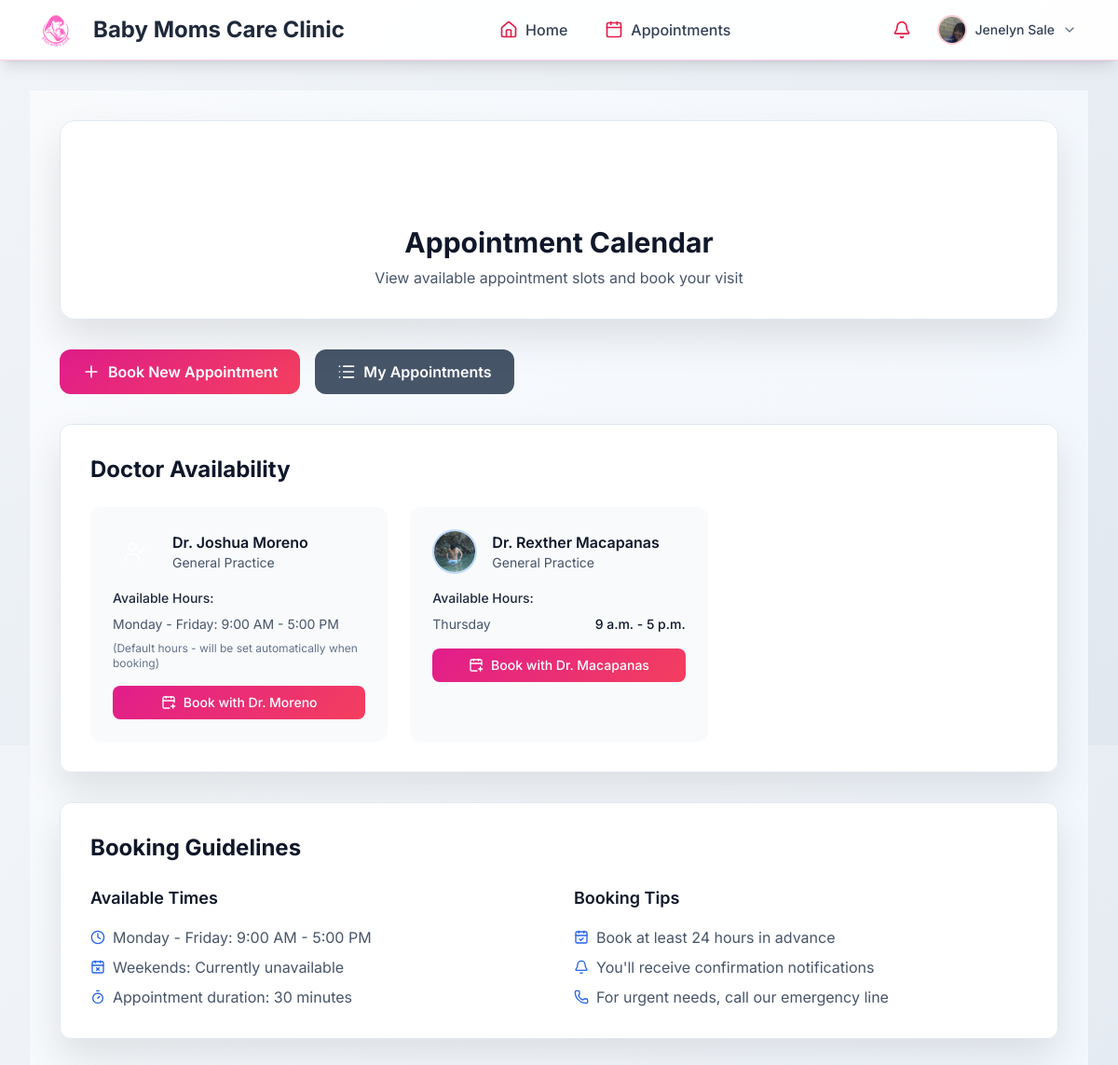
/appointments/calendar/ (signed in), run on the app's committed database.
### apps/accounts/models.py (models this page shows, shortened)
class UserProfile(models.Model):
    USER_ROLES = (
        ('mother', 'Mother'),
        ('doctor', 'Doctor'),
        ('admin', 'Admin'),
    )
    ACCOUNT_STATUS = (
        ('active', 'Active'),
        ('deactivated', 'Deactivated'),
    )
    user = models.OneToOneField(User, on_delete=models.CASCADE)
    role = models.CharField(max_length=10, choices=USER_ROLES, default='mother')
    account_status = models.CharField(max_length=15, choices=ACCOUNT_STATUS, default='active')
    phone = models.CharField(max_length=15, blank=True)
    date_of_birth = models.DateField(null=True, blank=True)
    address = models.TextField(blank=True)
    profile_picture = models.ImageField(upload_to='profile_pics/', blank=True, null=True)
    emergency_contact_name = models.CharField(max_length=100, blank=True)
    emergency_contact_phone = models.CharField(max_length=15, blank=True)
    created_at = models.DateTimeField(auto_now_add=True)
    updated_at = models.DateTimeField(auto_now=True)
    license_number = models.CharField(max_length=50, blank=True)
    specialization = models.CharField(max_length=100, blank=True)
    years_experience = models.PositiveIntegerField(null=True, blank=True)

### apps/appointments/models.py (models this page shows, shortened)
class DoctorAvailability(models.Model):
    DAYS_OF_WEEK = (
        (0, 'Monday'),
        (1, 'Tuesday'),
        (2, 'Wednesday'),
        (3, 'Thursday'),
        (4, 'Friday'),
        (5, 'Saturday'),
        (6, 'Sunday'),
    )
    doctor = models.ForeignKey(User, on_delete=models.CASCADE, related_name='availabilities')
    day_of_week = models.IntegerField(choices=DAYS_OF_WEEK)
    start_time = models.TimeField()
    end_time = models.TimeField()
    is_active = models.BooleanField(default=True)
    class Meta:
        unique_together = ['doctor', 'day_of_week', 'start_time']
        ordering = ['day_of_week', 'start_time']

### apps/appointments/views.py (the view)
# urls.py: path('calendar/', views.calendar_view, name='calendar'),
@login_required
def calendar_view(request):
    user_profile = get_object_or_404(UserProfile, user=request.user)
    if user_profile.role == 'mother':
        appointments = Appointment.objects.filter(patient=request.user)
    elif user_profile.role == 'doctor':
        appointments = Appointment.objects.filter(doctor=request.user)
    else:  # admin
        appointments = Appointment.objects.all()
    current_month = timezone.now().date().replace(day=1)
    appointments = appointments.filter(date__gte=current_month)
    doctors = User.objects.filter(userprofile__role='doctor', is_active=True).prefetch_related('availabilities')
    return render(request, 'appointments/calendar.html', {
        'appointments': appointments,
        'user_profile': user_profile,
        'doctors': doctors,
    })

### templates/appointments/calendar.html (shortened to what this page needs)
{% extends 'base.html' %}
{% load static %}
{% block content %}
<div class="min-h-screen bg-gradient-to-br from-slate-50 to-blue-50 py-8">
    <div class="max-w-6xl mx-auto px-4 sm:px-6 lg:px-8">
        <div class="clinic-card rounded-2xl p-8 mb-8">
            <div class="text-center">
                <div class="clinic-icon w-16 h-16 rounded-full flex items-center justify-center mx-auto mb-4">
                    <i data-lucide="calendar" class="w-8 h-8 text-white"></i>
                </div>
                <h1 class="text-3xl font-bold text-slate-900 mb-2">Appointment Calendar</h1>
                <p class="text-slate-600">View available appointment slots and book your visit</p>
            </div>
        </div>
        <div class="flex flex-col sm:flex-row gap-4 mb-8">
            <a href="{% url 'appointments:create' %}"
               class="clinic-btn px-6 py-3 rounded-xl text-white font-semibold inline-flex items-center justify-center">
                <i data-lucide="plus" class="w-5 h-5 mr-2"></i>
                Book New Appointment
            </a>
            <a href="{% url 'appointments:list' %}"
               class="bg-slate-600 hover:bg-slate-700 px-6 py-3 rounded-xl text-white font-semibold inline-flex items-center justify-center">
                <i data-lucide="list" class="w-5 h-5 mr-2"></i>
                My Appointments
            </a>
        </div>
        <div class="clinic-card rounded-xl p-8 mb-8">
            <h2 class="text-2xl font-bold text-slate-900 mb-6">Doctor Availability</h2>
            <div class="grid grid-cols-1 md:grid-cols-2 lg:grid-cols-3 gap-6">
                {% for doctor in doctors %}
                    <div class="bg-slate-50 rounded-xl p-6">
                        <div class="flex items-center space-x-4 mb-4">
                            {% if doctor.userprofile.profile_picture %}
                                <img src="{{ doctor.userprofile.profile_picture.url }}" alt="Dr. {{ doctor.get_full_name }}"
                                     class="w-12 h-12 rounded-full object-cover border-2 border-blue-200">
                            {% else %}
                                <div class="w-12 h-12 clinic-icon rounded-full flex items-center justify-center">
                                    <i data-lucide="user-check" class="w-6 h-6 text-white"></i>
                                </div>
                            {% endif %}
                            <div>
                                <h3 class="font-semibold text-slate-900">Dr. {{ doctor.get_full_name }}</h3>
                                <p class="text-sm text-slate-600">{{ doctor.userprofile.specialization|default:"General Practice" }}</p>
                            </div>
                        </div>
                        <div class="space-y-2">
                            <h4 class="font-medium text-slate-800 text-sm">Available Hours:</h4>
                            {% if doctor.availabilities.exists %}
                                {% for availability in doctor.availabilities.all %}
                                    <div class="flex justify-between text-sm">
                                        <span class="text-slate-600">{{ availability.get_day_of_week_display }}</span>
                                        <span class="text-slate-900 font-medium">{{ availability.start_time }} - {{ availability.end_time }}</span>
                                    </div>
                                {% endfor %}
                            {% else %}
                                <p class="text-sm text-slate-600">Monday - Friday: 9:00 AM - 5:00 PM</p>
                                <p class="text-xs text-slate-500">(Default hours - will be set automatically when booking)</p>
                            {% endif %}
                        </div>
                        <div class="mt-4">
                            <a href="{% url 'appointments:create' %}?doctor={{ doctor.id }}"
                               class="w-full clinic-btn py-2 px-4 rounded-lg text-white font-medium text-sm inline-flex items-center justify-center">
                                <i data-lucide="calendar-plus" class="w-4 h-4 mr-2"></i>
                                Book with Dr. {{ doctor.last_name }}
                            </a>
                        </div>
                    </div>
                {% endfor %}
            </div>
        </div>
        <div class="clinic-card rounded-xl p-8">
            <h2 class="text-2xl font-bold text-slate-900 mb-6">Booking Guidelines</h2>
            <div class="grid grid-cols-1 md:grid-cols-2 gap-8">
                <div>
                    <h3 class="text-lg font-semibold text-slate-900 mb-4">Available Times</h3>
                    <ul class="space-y-2 text-slate-600">
                        <li class="flex items-start space-x-2">
                            <i data-lucide="clock" class="w-4 h-4 text-blue-600 mt-1 flex-shrink-0"></i>
                            <span>Monday - Friday: 9:00 AM - 5:00 PM</span>
                        </li>
                        <li class="flex items-start space-x-2">
                            <i data-lucide="calendar-x" class="w-4 h-4 text-blue-600 mt-1 flex-shrink-0"></i>
                            <span>Weekends: Currently unavailable</span>
                        </li>
                        <li class="flex items-start space-x-2">
                            <i data-lucide="timer" class="w-4 h-4 text-blue-600 mt-1 flex-shrink-0"></i>
                            <span>Appointment duration: 30 minutes</span>
                        </li>
                    </ul>
                </div>
                <div>
                    <h3 class="text-lg font-semibold text-slate-900 mb-4">Booking Tips</h3>
                    <ul class="space-y-2 text-slate-600">
                        <li class="flex items-start space-x-2">
                            <i data-lucide="calendar-check" class="w-4 h-4 text-blue-600 mt-1 flex-shrink-0"></i>
                            <span>Book at least 24 hours in advance</span>
                        </li>
                        <li class="flex items-start space-x-2">
                            <i data-lucide="bell" class="w-4 h-4 text-blue-600 mt-1 flex-shrink-0"></i>
                            <span>You'll receive confirmation notifications</span>
                        </li>
                        <li class="flex items-start space-x-2">
                            <i data-lucide="phone" class="w-4 h-4 text-blue-600 mt-1 flex-shrink-0"></i>
                            <span>For urgent needs, call our emergency line</span>
                        </li>
                    </ul>
                </div>
            </div>
        </div>
    </div>
</div>
{% endblock %}

### templates/base.html (shortened to what this page needs)
{% load static %}
<!DOCTYPE html>
<html lang="en">
<head>
    <script src="https://cdn.tailwindcss.com"></script>
    {% load static %}
    <link rel="stylesheet" href="{% static 'css/style.css' %}">
    <link rel="stylesheet" href="{% static 'css/icons.css' %}">
</head>
<body class="gradient-secondary min-h-screen font-sans" data-user-role="{% if user.is_authenticated %}{{ user.userprofile.role }}{% else %}guest{% endif %}">
    <nav class="bg-white/95 backdrop-blur-sm shadow-lg border-b border-pink-200 sticky top-0 z-50">
        <div class="max-w-[1800px] mx-auto px-4 sm:px-6 lg:px-8">
            <div class="flex justify-between items-center h-16">
                <div class="flex items-center">
                    <a href="{% url 'accounts:dashboard' %}" class="flex items-center space-x-3">
                        <div class="w-14 h-14 rounded-full overflow-hidden bg-white flex items-center justify-center">
                            <img src="{% static 'images/logo.png' %}" alt="Baby Moms Care Clinic Logo" class="w-full h-full object-contain">
                        </div>
                        <span class="font-sans text-2xl font-bold text-slate-800">Baby Moms Care Clinic</span>
                    </a>
                </div>
                {% if user.is_authenticated %}
                <div class="hidden md:flex items-center space-x-2">
                    <a href="{% url 'accounts:dashboard' %}" class="flex items-center px-4 py-2 rounded-lg hover:bg-rose-50 transition-all group">
                        <i data-lucide="home" class="w-5 h-5 text-rose-600 mr-2"></i>
                        <span class="text-slate-700 group-hover:text-rose-600 font-medium">Home</span>
                    </a>
                    <a href="{% url 'appointments:list' %}" class="flex items-center px-4 py-2 rounded-lg hover:bg-rose-50 transition-all group">
                        <i data-lucide="calendar" class="w-5 h-5 text-rose-600 mr-2"></i>
                        <span class="text-slate-700 group-hover:text-rose-600 font-medium">Appointments</span>
                    </a>
                </div>
                <div class="flex items-center space-x-2">
                    <a href="{% url 'accounts:notifications' %}" class="relative p-2 rounded-lg hover:bg-rose-50 transition-all">
                        <i data-lucide="bell" class="w-5 h-5 text-rose-600"></i>
                    </a>
                    <div class="relative group">
                        <button class="flex items-center space-x-2 px-3 py-2 rounded-lg hover:bg-rose-50 transition-all">
                            {% if user.userprofile.profile_picture %}
                            <img src="{{ user.userprofile.profile_picture.url }}" alt="Profile" class="w-8 h-8 rounded-full object-cover border-2 border-rose-200">
                            {% else %}
                            <div class="w-8 h-8 rounded-full bg-rose-100 flex items-center justify-center">
                                <i data-lucide="user" class="w-4 h-4 text-rose-600"></i>
                            </div>
                            {% endif %}
                            <span class="hidden lg:inline text-sm font-medium text-slate-700">{{ user.get_full_name|default:user.username|truncatechars:15 }}</span>
                            <i data-lucide="chevron-down" class="w-4 h-4 text-slate-500"></i>
                        </button>
                    </div>
                </div>
                {% endif %}
            </div>
        </div>
    </nav>
    <main class="max-w-7xl mx-auto px-4 sm:px-6 lg:px-8 py-8 fade-in">
        {% block content %}{% endblock %}
    </main>
</body>
</html>

### static/css/style.css (style rules this page uses)
:root { --primary-rose: #e11d8b; --secondary-rose: #f43f5e; --accent-rose: #f472b6; --neutral-gray: #64748b; --light-gray: #fdf2f8; --white: #ffffff; --dark-text: #1e293b; --success-green: #10b981; --warning-amber: #f59e0b; --error-red: #ef4444; --info-rose: #f472b6; --gradient-primary: linear-gradient(135deg, #e11d8b 0%, #f43f5e 100%); --gradient-secondary: linear-gradient(135deg, #f1f5f9 0%, #e2e8f0 100%); --gradient-accent: linear-gradient(135deg, #059669 0%, #10b981 100%); }
body { font-family: 'Inter', -apple-system, BlinkMacSystemFont, 'Segoe UI', sans-serif; background: var(--gradient-secondary); color: var(--dark-text); line-height: 1.6; }
.gradient-secondary { background: var(--gradient-secondary); }
.fade-in { animation: fadeIn 0.5s ease-in; }
.slide-up { animation: slideUp 0.3s ease-out; }
.clinic-card { background: rgba(255, 255, 255, 0.95); backdrop-filter: blur(20px); border: 1px solid #e2e8f0; box-shadow: 0 20px 40px rgba(0, 0, 0, 0.1); }
.clinic-btn { background: var(--gradient-primary); transition: all 0.3s ease; }

### data on the page
DoctorAvailability: day_of_week "Thursday", start_time "9 a.m.", end_time "5 p.m."

### other printed values
{{ user.get_full_name|default:user.username|truncatechars:15 }} "Jenelyn Sale"
{{ doctor.get_full_name }} "Joshua Moreno"
{{ doctor.userprofile.specialization|default:"General Practice" }} "General Practice"
{{ doctor.last_name }} "Moreno"
{{ doctor.get_full_name }} "Rexther Macapanas"
{{ doctor.last_name }} "Macapanas"
